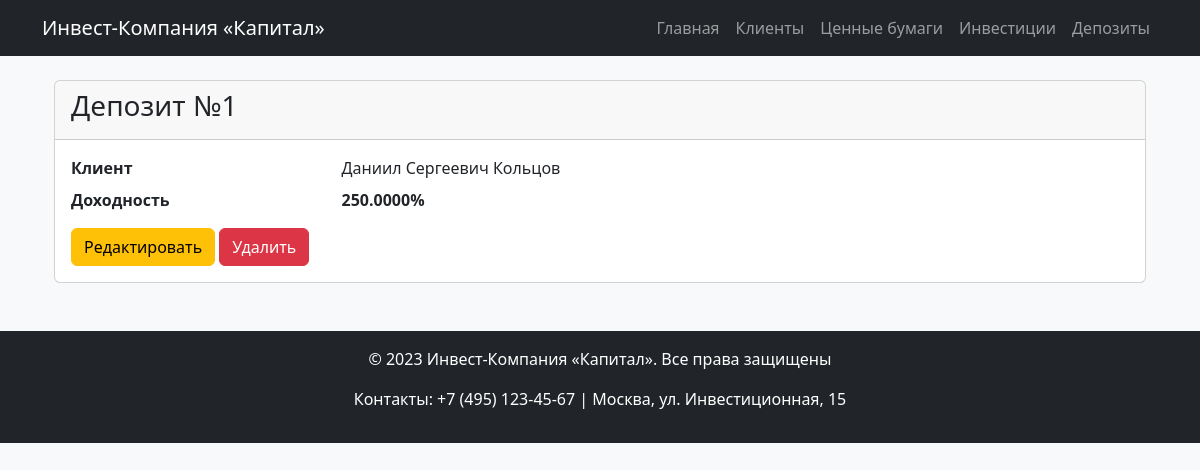
Screenshot of /deposits/1/ with the database file from the repository.
### core/models.py (models this page shows, shortened)
class Deposit(models.Model):
    client = models.ForeignKey(Client, on_delete=models.CASCADE)
    amount = models.DecimalField(
        max_digits=15,
        decimal_places=2
    )
    interest_rate = models.DecimalField(
        'Процентная ставка',
        max_digits=10**3,
        decimal_places=2
    )
    start_date = models.DateField('Дата начала')
    end_date = models.DateField('Дата окончания')
    @property
    def get_profit(self):
        days = Decimal((self.end_date - self.start_date).days)
        rate = self.interest_rate / Decimal(100)
        return self.amount * rate * (days / Decimal(365))

class Client(models.Model):
    OWNERSHIP_TYPES = (
        ('ООО', 'Общество с ограниченной ответственностью'),
        ('ИП', 'Индивидуальный предприниматель'),
        ('АО', 'Акционерное общество'),
    )
    name = models.CharField('Название', max_length=255)
    ownership_type = models.CharField(
        'Тип собственности',
        max_length=50,
        choices=OWNERSHIP_TYPES
    )
    address = models.TextField('Адрес')
    phone = models.CharField('Телефон', max_length=20)

### core/views.py (the view)
# urls.py: path('deposits/<int:pk>/', views.DepositDetail.as_view(), name='deposit_detail'),
class DepositDetail(DetailView):
    model = Deposit
    template_name = 'deposits/detail.html'

### templates/deposits/detail.html
{% extends 'base.html' %}
{% block content %}
<div class="container mt-4">
    <div class="card">
        <div class="card-header">
            <h3>Депозит №{{ deposit.id }}</h3>
        </div>
        <div class="card-body">
            <dl class="row">
                <dt class="col-sm-3">Клиент</dt>
                <dd class="col-sm-9">{{ deposit.client.name }}</dd>
                <dt class="col-sm-3">Доходность</dt>
                <dt class="col-sm-9">{{ deposit.get_profit }}%</dt>
            </dl>
            <a href="{% url 'edit_deposit' deposit.pk %}" class="btn btn-warning">Редактировать</a>
            <a href="{% url 'delete_deposit' deposit.pk %}" class="btn btn-danger">Удалить</a>
        </div>
    </div>
</div>
{% endblock %}

### rows the page displays
Deposit: id "1", client.name "Даниил Сергеевич Кольцов", get_profit "250.0000"
